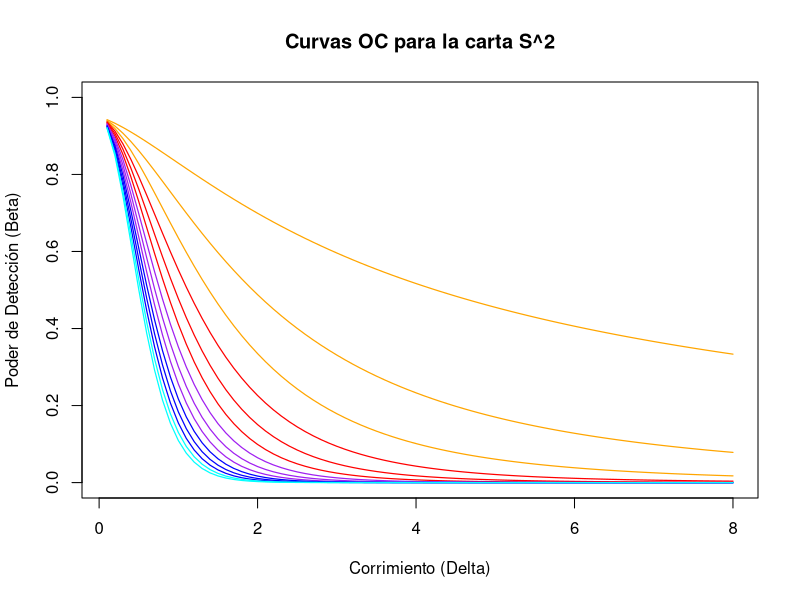

The R script that drew this image: (Note: this script raises an error after producing the figure.)
# Se construye la carta para el nivel medio de un proceso normal en fase 2

mu = 3
s = 1
n = 3

UCL <- mu + 3*(s/sqrt(n))
LCL <- mu - 3*(s/sqrt(n))

obs <- mean(rnorm(n = n, mean = mu, sd = s))

RL <- rep(0, 5000)

for (i in 1:5000){
  obs <- 3
  count <- 0
    while(obs > LCL & obs < UCL){
    obs <- mean(rnorm(n = n, mean = mu + 1, sd = s))
    count <- count + 1
  }
  RL[i]<- count
}

MRL <- mean(RL)
MRL



# PUNTO 2 ----


# Definición de la función OC_S2
OC_S2 <- function(n, sigma2_0, delta){
  # Cálculo de los límites de control superior e inferior para la carta S^2
  UCL <- sigma2_0/(n-1) * qchisq(1 - 0.05/2, df = n-1)
  LCL <- sigma2_0/(n-1) * qchisq(0.05/2, df = n-1)
  
  # Cálculo del poder de detección (beta)
  beta <- pchisq((n-1)*UCL/(sigma2_0 + delta), df = n-1) - pchisq((n-1)*LCL/(sigma2_0 + delta), df = n-1)
  
  return(beta)
}

# Parámetros
sigma2_0 <- 1
deltas <- seq(0.1, 8, by = 0.1) # Valores de delta
n_values <- seq(3, 42, by = 3) # Tamaños de muestra de 3 en 3

# Colores para las curvas (4 colores diferentes)
colors <- c("orange", "red", "purple", "blue", "cyan")

# Inicializar la gráfica
plot(NULL, xlim = c(min(deltas), max(deltas)), ylim = c(0, 1),
     xlab = "Corrimiento (Delta)", ylab = "Poder de Detección (Beta)",
     main = "Curvas OC para la carta S^2")

# Graficar las curvas en grupos de 4 colores
for (i in seq_along(n_values)) {
  n <- n_values[i]
  beta_values <- sapply(deltas, function(delta) OC_S2(n, sigma2_0, delta))
  
  # Determinar el grupo de color
  color_index <- (i - 1) %/% 3 + 1
  lines(deltas, beta_values, type = "l", col = colors[color_index], lwd = 1.2)
}


# PUNTO 5 ----

# Calcular el ARL de la Carta $\bar{X}$ mediante cadenas de Markov.
# Diseñar la carta con límites de control ubicados a tres desviaciones estándar de la media
# y dividiendo la región de control estadístico en franjas de ancho igual a una desviación estándar.

# Parámetros
mu <- 3
sigma <- 1
n <- 3

# Límites de control
UCL <- mu + 3 * sigma / sqrt(n)
LCL <- mu - 3 * sigma / sqrt(n)

# Probabilidades de transición
p <- 0.5
q <- 1 - p

# Matriz de transición
P <- matrix(c(q, p, 0, 0, 0, 0,
              q, 0, p, 0, 0, 0,
              0, q, 0, p, 0, 0,
              0, 0, q, 0, p, 0,
              0, 0, 0, q, 0, p,
              0, 0, 0, 0, q, 1),
            nrow = 6, byrow = TRUE)

# Vector de estado inicial
pi0 <- c(1, 0, 0, 0, 0, 0)

# Calcular la matriz de probabilidad de estado en el tiempo t
t_max <- 1000
pi_t <- matrix(0, nrow = 6, ncol = t_max)

for (t in 1:t_max) {
  pi_t[, t] <- pi0 %*% (P^t)
}

# Calcular el ARL
# Encuentra el primer instante en el que la probabilidad de estar en el estado 1 (más bajo)
# supera el límite superior o está por debajo del límite inferior.
ARL <- which.max(pi_t[1, ] > UCL | pi_t[1, ] < LCL)

# Mostrar el ARL
ARL

# PUNTO 5 ----

# Calcular el ARL de la Carta $\bar{X}$ mediante cadenas de Markov.
# Diseñar la carta con límites de control ubicados a tres desviaciones estándar de la media
# y dividiendo la región de control estadístico en franjas de ancho igual a una desviación estándar.

set.seed(123)  # Para reproducibilidad

# Parámetros
mu <- 0
n <- 3
sigma <- 1
Sigmas <- rep(0, 3)

for (i in 1:3){
  Sigmas[i] <- i/sqrt(n)
}

UCL <- mu + 3 * (sigma / sqrt(n))
LCL <- mu - 3 * (sigma / sqrt(n))

matrix_prob <- matrix(0, nrow = 6, ncol = 6)

# Probabilidades de transición

for (i in 1:6) {
  for (j in 1:6) {
    if (i == j) {
      matrix_prob[i, j] <- pnorm(Sigmas[j], mu, sigma) - pnorm(Sigmas[i - 1], mu, sigma)
    } else if (i == j + 1 | i == j - 1) {
      matrix_prob[i, j] <- pnorm(Sigmas[j], mu, sigma) - pnorm(Sigmas[j - 1], mu, sigma)
    } else {
      matrix_prob[i, j] <- 0
    }
  }
}


# PUNTO 5 - Versión Six Sigma ----
# Calcular el ARL de la Carta X-barra mediante cadenas de Markov.
# Diseñar la carta con límites de control ubicados a tres desviaciones estándar de la media
# y dividiendo la región de control estadístico en franjas de ancho igual a una desviación estándar.

# Parámetros
mu <- 0  # Media del proceso
sigma <- 1  # Desviación estándar del proceso
k <- 3  # Número de desviaciones estándar para los límites de control

# Función para calcular la probabilidad acumulada normal estándar
pnorm_diff <- function(a, b) {
  pnorm(b) - pnorm(a)
}

# Calcular probabilidades de transición
p_3 <- pnorm_diff(2, 3)
p_2 <- pnorm_diff(1, 2)
p_1 <- pnorm_diff(0, 1)
p_0 <- pnorm_diff(-1, 0)
p_m1 <- pnorm_diff(-2, -1)
p_m2 <- pnorm_diff(-3, -2)
p_out <- 1 - pnorm_diff(-3, 3)

# Construir la matriz de transición
P <- matrix(c(
  p_m2, p_m1, p_0,  p_1,  p_2,  p_3,  p_out,
  p_m2, p_m1, p_0,  p_1,  p_2,  p_3,  p_out,
  p_m2, p_m1, p_0,  p_1,  p_2,  p_3,  p_out,
  p_m2, p_m1, p_0,  p_1,  p_2,  p_3,  p_out,
  p_m2, p_m1, p_0,  p_1,  p_2,  p_3,  p_out,
  p_m2, p_m1, p_0,  p_1,  p_2,  p_3,  p_out,
  0,    0,    0,    0,    0,    0,    1
), nrow = 7, byrow = TRUE)

# Extraer la submatriz R
R <- P[1:6, 1:6]

# Calcular el ARL
ARL <- sum(solve(diag(6) - R) %*% rep(1, 6))

# Imprimir el resultado
cat("El ARL de la carta X-bar (Six Sigma) es:", round(ARL, 2))


### 

# Función para calcular el ARL usando cadenas de Markov
calculate_ARL <- function(mu, sigma) {
  k <- 3  # Número de desviaciones estándar para los límites de control
  
  # Función para calcular la probabilidad acumulada normal estándar
  pnorm_diff <- function(a, b) {
    pnorm((b - mu) / sigma) - pnorm((a - mu) / sigma)
  }
  
  # Calcular probabilidades de transición
  p_3 <- pnorm_diff(2*sigma, 3*sigma)
  p_2 <- pnorm_diff(sigma, 2*sigma)
  p_1 <- pnorm_diff(0, sigma)
  p_0 <- pnorm_diff(-sigma, 0)
  p_m1 <- pnorm_diff(-2*sigma, -sigma)
  p_m2 <- pnorm_diff(-3*sigma, -2*sigma)
  p_out <- 1 - pnorm_diff(-3*sigma, 3*sigma)
  
  # Construir la matriz de transición
  P <- matrix(c(
    p_m2, p_m1, p_0,  p_1,  p_2,  p_3,  p_out,
    p_m2, p_m1, p_0,  p_1,  p_2,  p_3,  p_out,
    p_m2, p_m1, p_0,  p_1,  p_2,  p_3,  p_out,
    p_m2, p_m1, p_0,  p_1,  p_2,  p_3,  p_out,
    p_m2, p_m1, p_0,  p_1,  p_2,  p_3,  p_out,
    p_m2, p_m1, p_0,  p_1,  p_2,  p_3,  p_out,
    0,    0,    0,    0,    0,    0,    1
  ), nrow = 7, byrow = TRUE)
  
  # Extraer la submatriz R
  R <- P[1:6, 1:6]
  
  # Calcular el ARL
  ARL <- sum(solve(diag(6) - R) %*% rep(1, 6))
  
  return(ARL)
}

# Parámetros de simulación
n_samples <- 1000  # Número de muestras
sample_size <- 10  # Tamaño de cada muestra
mu_0 <- 0  # Media del proceso bajo control
sigma_0 <- 1  # Desviación estándar del proceso bajo control

# Vector para almacenar los ARL calculados
ARL_values <- numeric(n_samples)

# Generar muestras y calcular ARL
set.seed(123)  # Para reproducibilidad
for (i in 1:n_samples) {
  # Generar una muestra
  sample_data <- rnorm(sample_size, mean = mu_0, sd = sigma_0)
  
  # Calcular la media y desviación estándar de la muestra
  sample_mean <- mean(sample_data)
  sample_sd <- sd(sample_data)
  
  # Calcular el ARL usando la función y guardarlo
  ARL_values[i] <- calculate_ARL(sample_mean, sample_sd)
}

# Resumen de los ARL calculados
cat("Resumen de los ARL calculados:\n")
print(summary(ARL_values))

# Histograma de los ARL
hist(ARL_values, main = "Distribución de ARL", xlab = "ARL", breaks = 30)

